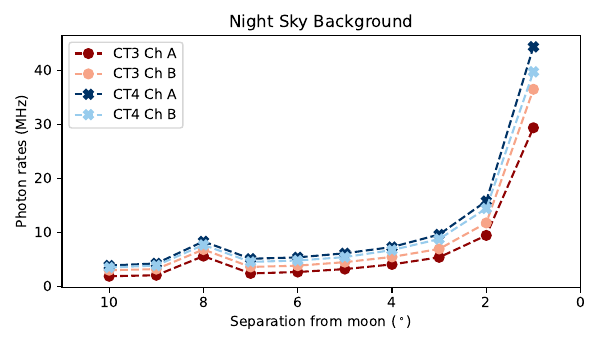

This chart was generated by the following Python code:
import numpy as np
import matplotlib.pyplot as plt

import sys; sys.path.append("../")
import utilities as uti

data = np.loadtxt("nsb_data.txt")

distances = data[:,0]
r3as      = data[:,1]
r3bs      = data[:,2]
r4as      = data[:,3]
r4bs      = data[:,4]

plt.figure(figsize=(6,3.5))
plt.title("Night Sky Background")

plt.plot(distances, r3as, "o--", label="CT3 Ch A", color=uti.color_3A, markersize=7)
plt.plot(distances, r3bs, "o--", label="CT3 Ch B", color=uti.color_3B, markersize=7)
plt.plot(distances, r4as, "X--", label="CT4 Ch A", color=uti.color_4A, markersize=7)
plt.plot(distances, r4bs, "X--", label="CT4 Ch B", color=uti.color_4B, markersize=7)
plt.xlabel("Separation from moon ($^\circ$)")
plt.ylabel("Photon rates (MHz)")
plt.legend()
#plt.grid()
plt.xlim(11,0)
plt.tight_layout()
plt.savefig("nsb.pdf")
plt.show()